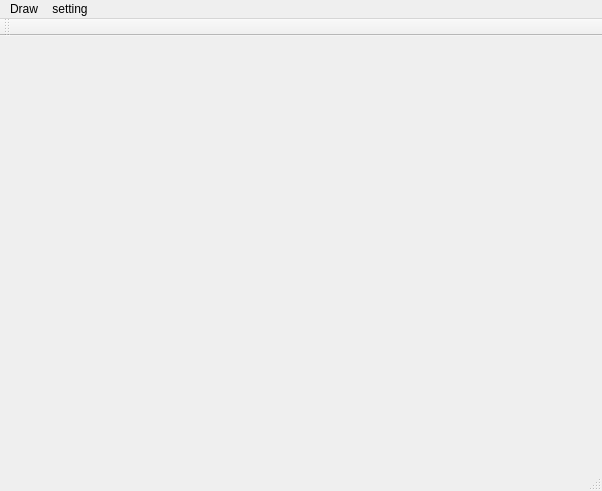
<?xml version="1.0" encoding="UTF-8"?>
<ui version="4.0">
 <class>MainWindow</class>
 <widget class="QMainWindow" name="MainWindow">
  <property name="geometry">
   <rect>
    <x>0</x>
    <y>0</y>
    <width>602</width>
    <height>491</height>
   </rect>
  </property>
  <property name="windowTitle">
   <string>绘制图形_2021112204</string>
  </property>
  <widget class="QWidget" name="centralWidget"/>
  <widget class="QMenuBar" name="menuBar">
   <property name="geometry">
    <rect>
     <x>0</x>
     <y>0</y>
     <width>602</width>
     <height>17</height>
    </rect>
   </property>
   <widget class="QMenu" name="menuDraw">
    <property name="title">
     <string>Draw</string>
    </property>
    <addaction name="actionLine"/>
    <addaction name="actionCircle"/>
    <addaction name="actionRet"/>
    <addaction name="actionclear"/>
    <addaction name="actionellipse"/>
    <addaction name="actionline"/>
    <addaction name="actiontext"/>
   </widget>
   <widget class="QMenu" name="menusetting">
    <property name="title">
     <string>setting</string>
    </property>
    <addaction name="actionPenColor"/>
    <addaction name="actionPenW"/>
    <addaction name="actionPenSty"/>
    <addaction name="actionBackGroundColor"/>
   </widget>
   <addaction name="menuDraw"/>
   <addaction name="menusetting"/>
  </widget>
  <widget class="QToolBar" name="mainToolBar">
   <attribute name="toolBarArea">
    <enum>TopToolBarArea</enum>
   </attribute>
   <attribute name="toolBarBreak">
    <bool>false</bool>
   </attribute>
  </widget>
  <widget class="QStatusBar" name="statusBar"/>
  <action name="actionLine">
   <property name="text">
    <string>pencial</string>
   </property>
  </action>
  <action name="actionCircle">
   <property name="text">
    <string>Circle</string>
   </property>
  </action>
  <action name="actionRet">
   <property name="text">
    <string>Ret</string>
   </property>
  </action>
  <action name="actionclear">
   <property name="text">
    <string>clear</string>
   </property>
  </action>
  <action name="actionPenColor">
   <property name="text">
    <string>PenColor</string>
   </property>
  </action>
  <action name="actionPenW">
   <property name="text">
    <string>PenW</string>
   </property>
  </action>
  <action name="actionPenSty">
   <property name="text">
    <string>PenSty</string>
   </property>
  </action>
  <action name="actionBackGroundColor">
   <property name="text">
    <string>BackGroundColor</string>
   </property>
  </action>
  <action name="actionellipse">
   <property name="text">
    <string>ellipse</string>
   </property>
  </action>
  <action name="actionline">
   <property name="text">
    <string>line</string>
   </property>
  </action>
  <action name="actiontext">
   <property name="text">
    <string>text</string>
   </property>
  </action>
 </widget>
 <layoutdefault spacing="6" margin="11"/>
 <resources/>
 <connections/>
</ui>
